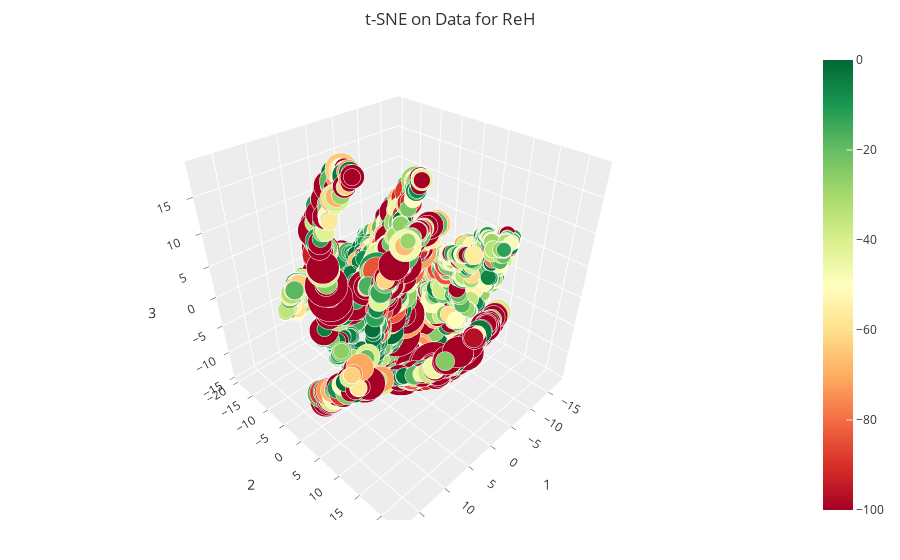

Notebook code cell kept with this figure:
### Code cell
df["size"] = hs
df["col"] = h
splot = go.Figure(data=go.Scatter3d(
    x = df["comp-1"],
    y = df["comp-2"],
    z = df["comp-3"],
    mode='markers',
    marker=dict(
        showscale=True,
        cmax=0,
        cmin=-100,
        size=df["size"],
        color=df["col"],                # set color to an array/list of desired values
        colorscale='RdYlGn',   # choose a colorscale
        opacity=1
        ),
    )
)

splot.update_traces
splot.update_layout(
    title = 't-SNE on Data for ReH',
    scene = dict(
            xaxis_title='1',
            yaxis_title='2',
            zaxis_title='3',
            aspectmode='cube',
        ),
    template='ggplot2',
    margin=dict(r=0, b=40, l=0, t=50)
)

splot.show()

### Figure 1 — Plotly figure (JSON) as saved in the notebook; plotly's stock layout.template omitted (floating-point values rounded to 4 significant figures; data arrays with more than 128 entries replaced by an {"elided": "..."} marker saying what was removed)
{"data": [{"marker": {"cmax": 0, "cmin": -100, "color": {"elided": "3224 float values"}, "colorscale": [[0, "rgb(165,0,38)"], [0.1, "rgb(215,48,39)"], [0.2, "rgb(244,109,67)"], [0.3, "rgb(253,174,97)"], [0.4, "rgb(254,224,139)"], [0.5, "rgb(255,255,191)"], [0.6, "rgb(217,239,139)"], [0.7, "rgb(166,217,106)"], [0.8, "rgb(102,189,99)"], [0.9, "rgb(26,152,80)"], [1, "rgb(0,104,55)"]], "opacity": 1, "showscale": true, "size": {"elided": "3224 float values"}}, "mode": "markers", "type": "scatter3d", "x": {"elided": "3224 float values"}, "y": {"elided": "3224 float values"}, "z": {"elided": "3224 float values"}}], "layout": {"margin": {"b": 40, "l": 0, "r": 0, "t": 50}, "scene": {"aspectmode": "cube", "xaxis": {"title": {"text": "1"}}, "yaxis": {"title": {"text": "2"}}, "zaxis": {"title": {"text": "3"}}}, "title": {"text": "t-SNE on Data for ReH"}}}
